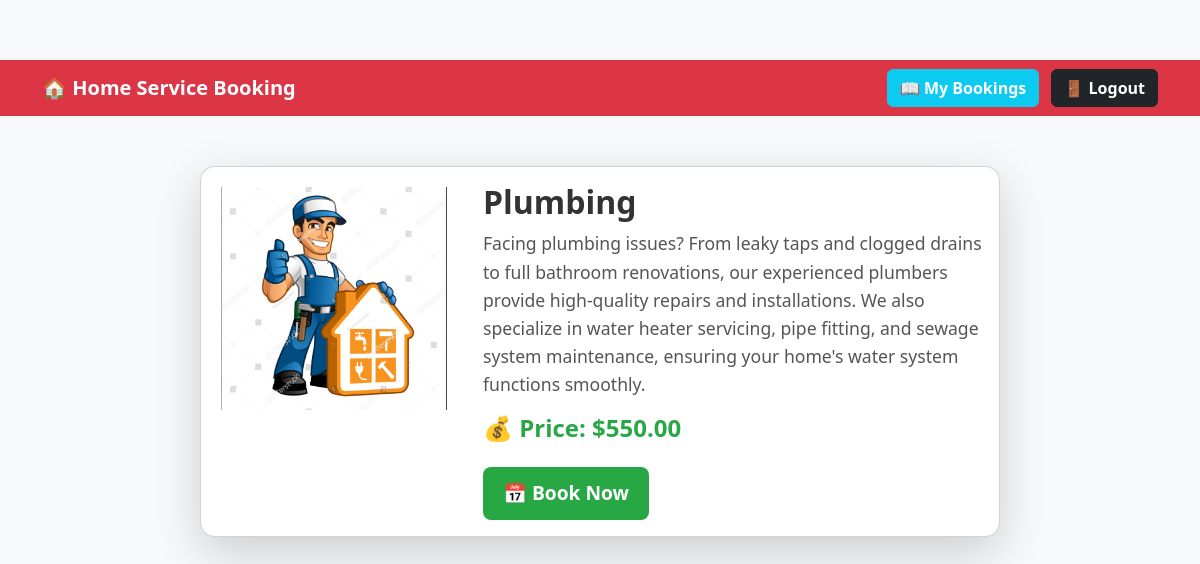
Page /service/2/ on the committed database.
### home_service/models.py (models this page shows, shortened)
class Service(models.Model):
    name = models.CharField(max_length=255)
    description = models.TextField()
    price = models.DecimalField(max_digits=10, decimal_places=2)
    image = models.ImageField(upload_to='services/')

### home_service/views.py (the view)
# urls.py: path('service/<int:service_id>/', views.service_detail, name='service_detail'),
def service_detail(request, service_id):
    service = get_object_or_404(Service, id=service_id)
    return render(request, 'service_detail.html', {'service': service})

### home_service/templates/service_detail.html (shortened to what this page needs)
{% extends 'base.html' %}
{% load static %}
{% block content %}
<div class="container service-detail-container">
    <div class="card shadow-lg">
        <div class="row g-0">
            <div class="col-md-4 text-center">
                <img src="{{ service.image.url }}" alt="{{ service.name }}" class="img-fluid service-image">
            </div>
            <div class="col-md-8">
                <div class="card-body">
                    <h2 class="service-title">{{ service.name }}</h2>
                    <p class="service-description">{{ service.description }}</p>
                    <h4 class="service-price">💰 Price: ${{ service.price }}</h4>
                    <a href="{% url 'book_service' service.id %}" class="btn btn-success btn-lg mt-3">
                        📅 Book Now
                    </a>
                </div>
            </div>
        </div>
    </div>
</div>
{% endblock %}

### home_service/static/css/styles.css (style rules this page uses)
body { font-family: Arial, sans-serif; margin: 20px; padding: 20px; }
h2 { color: #333; }
body { font-family: "Poppins", sans-serif; background-color: #f8f9fa; color: #333; margin: 0; padding: 0; }
body { margin: 0; padding-top: 60px; }
body { font-family: 'Poppins', sans-serif; background-color: #f8f9fa; }
h1, h2, h3 { font-weight: 700; color: #222; }
body { background: linear-gradient(to right, #ff9966, #ff5e62); color: white; font-family: 'Poppins', sans-serif; }
.card { background: white; border-radius: 15px; transition: transform 0.2s ease-in-out; }
.card { border: none; transition: transform 0.3s ease-in-out; }

### home_service/templates/service_detail.html (style rules this page uses)
body { background: #f8f9fa; }
.service-detail-container { margin-top: 50px; display: flex; justify-content: center; }
.card { border-radius: 15px; overflow: hidden; max-width: 800px; }
.service-image { max-width: 100%; height: auto; padding: 20px; }
.service-title { font-size: 2rem; font-weight: bold; color: #333; }
.service-description { font-size: 1.1rem; color: #555; line-height: 1.6; }
.service-price { font-size: 1.5rem; font-weight: bold; color: #28a745; }
.btn-success { background-color: #28a745; border: none; padding: 12px 20px; font-size: 1.2rem; font-weight: bold; display: inline-block; transition: 0.3s ease; }

### rows in the picture
Service: image (picture), name "Plumbing", description "Facing plumbing issues? From leaky taps and clogged drains to full bathroom renovations, our experienced plumbers provide high-quality repairs and installations. We also specialize in water heater servicing, pipe fitting, and sewage system maintenance, ensuring your home's water system functions smoothly.", price "550.00"
